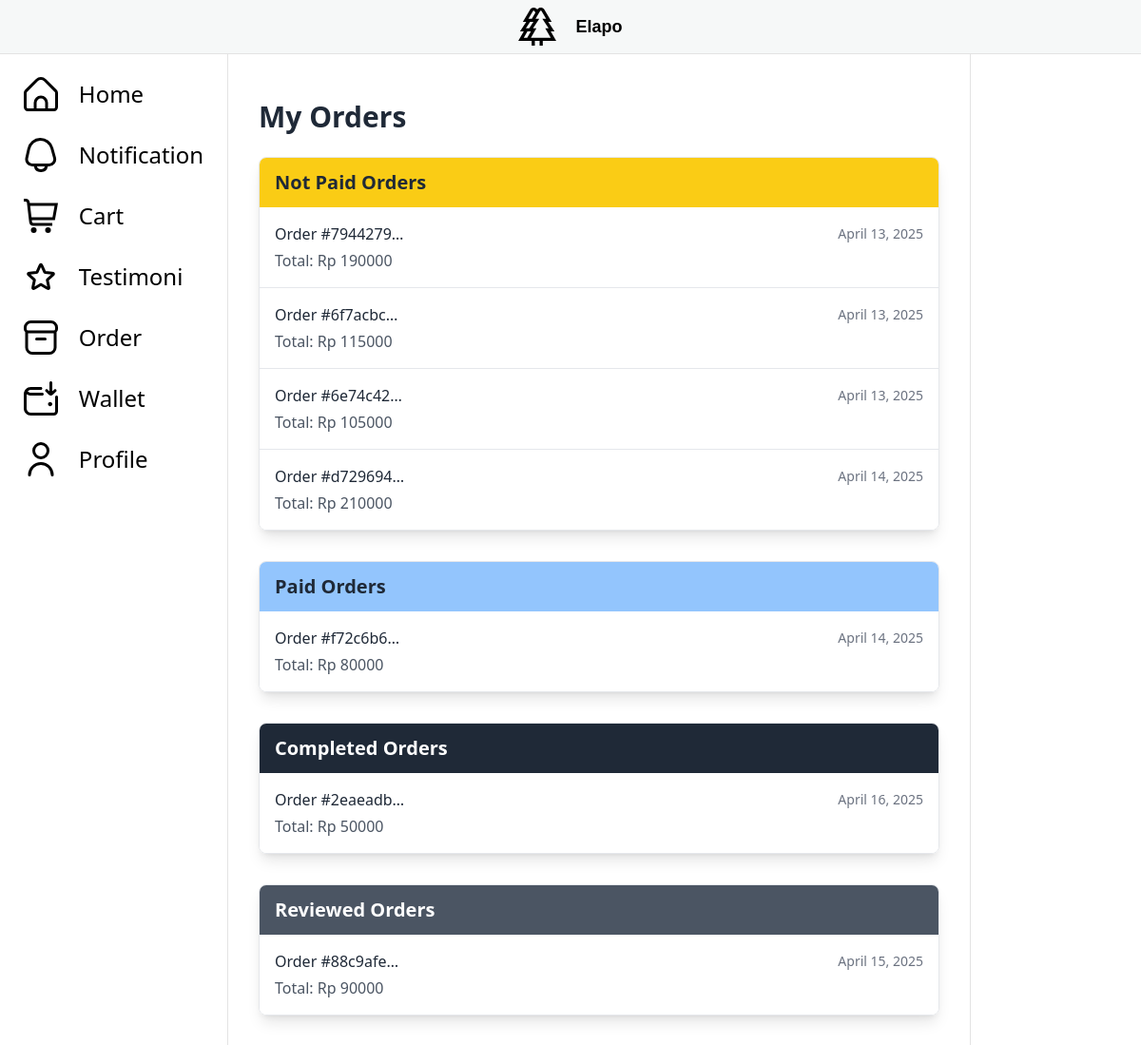
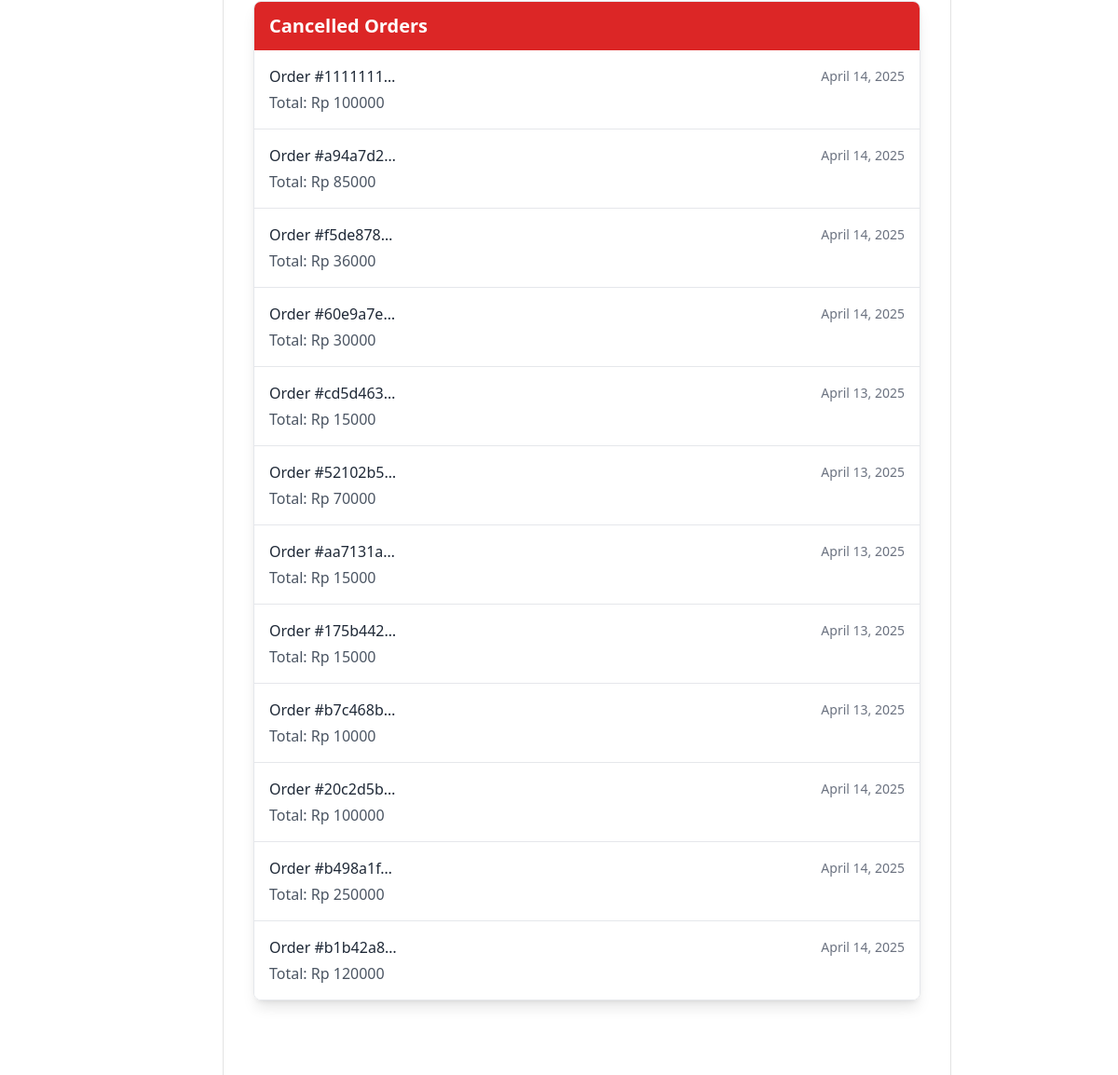
Page /order/order-customer (signed in) on the committed database (2 pictures, top to bottom).
### order/models.py (models this page shows, shortened)
class Order(models.Model):
    class Meta:
        permissions = [
            ("set_to_paid", "can set to paid"),
            ("set_to_prepared", "can set to prepared"),
            ("set_to_ready", "can set to ready"),
            ("set_to_delivered", "can set to delivered"),
            ("set_to_completed", "can set to completed"),
            ("set_to_cancelled", "can set to cancelled"),
            ("set_to_reviewed", "can set to reviewed")
        ]
    id = models.UUIDField(primary_key=True, default=uuid.uuid4)
    cart = models.OneToOneField(Cart, on_delete=models.CASCADE)
    total = models.DecimalField(max_digits=12, decimal_places=0, default=0)
    created_at = models.DateField(auto_now=True)
    status = models.ForeignKey(OrderStatus, on_delete=models.CASCADE)

### order/views.py (the view)
# urls.py: path('order-customer', show_order_customer, name="show_order"),
@login_required
def show_order_customer(request):
    if get_user_role(request.user) != 'Customer':
        return JsonResponse({'message' : 'only customer could access this resource!'}, status=400)
    orders = Order.objects.filter(cart__customer=request.user.customer).select_related('status')
    not_paid_orders = orders.filter(status__status='not paid')
    paid_orders = orders.filter(status__status='paid')
    prepared_orders = orders.filter(status__status='prepared')
    ready_orders = orders.filter(status__status='ready')
    delivered_orders = orders.filter(status__status='delivered')
    completed_orders = orders.filter(status__status='completed')
    reviewed_orders = orders.filter(status__status='reviewed')
    cancelled_orders = orders.filter(status__status='cancelled')
    context = {
        'not_paid_orders': not_paid_orders,
        'paid_orders': paid_orders,
        'prepared_orders': prepared_orders,
        'ready_orders': ready_orders,
        'delivered_orders': delivered_orders,
        'completed_orders': completed_orders,
        'reviewed_orders': reviewed_orders,
        'cancelled_orders': cancelled_orders,
        'is_customer': True
    }
    return render(request, 'show_order.html', context)

### core/views.py (called while the page is built)
def get_user_role(user):
    user_group = user.groups.values_list('name', flat='True')
    if len(user_group) == 1:
        if user_group[0] == 'Admin':
            return 'Admin'
        elif user_group[0] == 'Customer':
            return 'Customer'
        else:
            return 'Worker'
    else:
        return 'hey you mfs'

### order/templates/show_order.html (shortened to what this page needs)
{% extends "main.html" %}
{% block content %}
{% if is_customer %}
{% include 'show_order_customer.html' %}
{% elif is_worker %}
{% include 'show_order_worker.html' %}
{% elif is_admin %}
{% include 'show_order_admin.html' %}
{% endif %}
{% endblock content%}

### order/templates/show_order_customer.html (shortened to what this page needs)
<div class="container mx-auto px-4 py-8">
    <h1 class="text-3xl font-bold mb-6 text-gray-800">My Orders</h1>
    {% if not_paid_orders or paid_orders or prepared_orders or ready_orders or delivered_orders or completed_orders or reviewed_orders or cancelled_orders %}
        {% if not_paid_orders %}
        <div class="mb-8 rounded-lg overflow-hidden shadow-lg border border-gray-200">
            <div class="bg-yellow-400 px-4 py-3">
                <h3 class="text-xl font-semibold text-gray-800">Not Paid Orders</h3>
            </div>
            <div class="bg-white">
                <div class="divide-y divide-gray-200">
                    {% for order in not_paid_orders %}
                    <a href="{% url 'order:order_detail' order.id %}" class="block hover:bg-gray-50 transition duration-150">
                        <div class="px-4 py-4">
                            <div class="flex justify-between items-center">
                                <h5 class="font-medium text-gray-800">Order #{{ order.id|truncatechars:8 }}</h5>
                                <span class="text-sm text-gray-500">{{ order.created_at }}</span>
                            </div>
                            <p class="mt-1 text-gray-600">Total: Rp {{ order.total }}</p>
                        </div>
                    </a>
                    {% endfor %}
                </div>
            </div>
        </div>
        {% endif %}
        {% if paid_orders %}
        <div class="mb-8 rounded-lg overflow-hidden shadow-lg border border-gray-200">
            <div class="bg-blue-300 px-4 py-3">
                <h3 class="text-xl font-semibold text-gray-800">Paid Orders</h3>
            </div>
            <div class="bg-white">
                <div class="divide-y divide-gray-200">
                    {% for order in paid_orders %}
                    <a href="{% url 'order:order_detail' order.id %}" class="block hover:bg-gray-50 transition duration-150">
                        <div class="px-4 py-4">
                            <div class="flex justify-between items-center">
                                <h5 class="font-medium text-gray-800">Order #{{ order.id|truncatechars:8 }}</h5>
                                <span class="text-sm text-gray-500">{{ order.created_at }}</span>
                            </div>
                            <p class="mt-1 text-gray-600">Total: Rp {{ order.total }}</p>
                        </div>
                    </a>
                    {% endfor %}
                </div>
            </div>
        </div>
        {% endif %}
        {% if completed_orders %}
        <div class="mb-8 rounded-lg overflow-hidden shadow-lg border border-gray-200">
            <div class="bg-gray-800 px-4 py-3">
                <h3 class="text-xl font-semibold text-white">Completed Orders</h3>
            </div>
            <div class="bg-white">
                <div class="divide-y divide-gray-200">
                    {% for order in completed_orders %}
                    <a href="{% url 'order:order_detail' order.id %}" class="block hover:bg-gray-50 transition duration-150">
                        <div class="px-4 py-4">
                            <div class="flex justify-between items-center">
                                <h5 class="font-medium text-gray-800">Order #{{ order.id|truncatechars:8 }}</h5>
                                <span class="text-sm text-gray-500">{{ order.created_at }}</span>
                            </div>
                            <p class="mt-1 text-gray-600">Total: Rp {{ order.total }}</p>
                        </div>
                    </a>
                    {% endfor %}
                </div>
            </div>
        </div>
        {% endif %}
        {% if reviewed_orders %}
        <div class="mb-8 rounded-lg overflow-hidden shadow-lg border border-gray-200">
            <div class="bg-gray-600 px-4 py-3">
                <h3 class="text-xl font-semibold text-white">Reviewed Orders</h3>
            </div>
            <div class="bg-white">
                <div class="divide-y divide-gray-200">
                    {% for order in reviewed_orders %}
                    <a href="{% url 'order:order_detail' order.id %}" class="block hover:bg-gray-50 transition duration-150">
                        <div class="px-4 py-4">
                            <div class="flex justify-between items-center">
                                <h5 class="font-medium text-gray-800">Order #{{ order.id|truncatechars:8 }}</h5>
                                <span class="text-sm text-gray-500">{{ order.created_at }}</span>
                            </div>
                            <p class="mt-1 text-gray-600">Total: Rp {{ order.total }}</p>
                        </div>
                    </a>
                    {% endfor %}
                </div>
            </div>
        </div>
        {% endif %}
        {% if cancelled_orders %}
        <div class="mb-8 rounded-lg overflow-hidden shadow-lg border border-gray-200">
            <div class="bg-red-600 px-4 py-3">
                <h3 class="text-xl font-semibold text-white">Cancelled Orders</h3>
            </div>
            <div class="bg-white">
                <div class="divide-y divide-gray-200">
                    {% for order in cancelled_orders %}
                    <a href="{% url 'order:order_detail' order.id %}" class="block hover:bg-gray-50 transition duration-150">
                        <div class="px-4 py-4">
                            <div class="flex justify-between items-center">
                                <h5 class="font-medium text-gray-800">Order #{{ order.id|truncatechars:8 }}</h5>
                                <span class="text-sm text-gray-500">{{ order.created_at }}</span>
                            </div>
                            <p class="mt-1 text-gray-600">Total: Rp {{ order.total }}</p>
                        </div>
                    </a>
                    {% endfor %}
                </div>
            </div>
        </div>
        {% endif %}
    {% else %}
    <div class="bg-blue-100 border-l-4 border-blue-500 text-blue-700 p-4 mb-6 rounded">
        <p>You don't have any orders yet. <a href="{% url 'main:home' %}" class="underline font-medium">Continue shopping</a></p>
    </div>
    {% endif %}
</div>

### templates/main.html (style rules this page uses)
span { padding-left: 12px; }

### rows in the picture
Order: id "7944279…", created_at "April 13, 2025", total "190000"
Order: id "6f7acbc…", created_at "April 13, 2025", total "115000"
Order: id "6e74c42…", created_at "April 13, 2025", total "105000"
Order: id "d729694…", created_at "April 14, 2025", total "210000"
Order: id "f72c6b6…", created_at "April 14, 2025", total "80000"
Order: id "2eaeadb…", created_at "April 16, 2025", total "50000"
Order: id "88c9afe…", created_at "April 15, 2025", total "90000"
Order: id "1111111…", created_at "April 14, 2025", total "100000"
Order: id "a94a7d2…", created_at "April 14, 2025", total "85000"
Order: id "f5de878…", created_at "April 14, 2025", total "36000"
Order: id "60e9a7e…", created_at "April 14, 2025", total "30000"
Order: id "cd5d463…", created_at "April 13, 2025", total "15000"
Order: id "52102b5…", created_at "April 13, 2025", total "70000"
Order: id "aa7131a…", created_at "April 13, 2025", total "15000"
Order: id "175b442…", created_at "April 13, 2025", total "15000"
Order: id "b7c468b…", created_at "April 13, 2025", total "10000"
Order: id "20c2d5b…", created_at "April 14, 2025", total "100000"
Order: id "b498a1f…", created_at "April 14, 2025", total "250000"
Order: id "b1b42a8…", created_at "April 14, 2025", total "120000"
